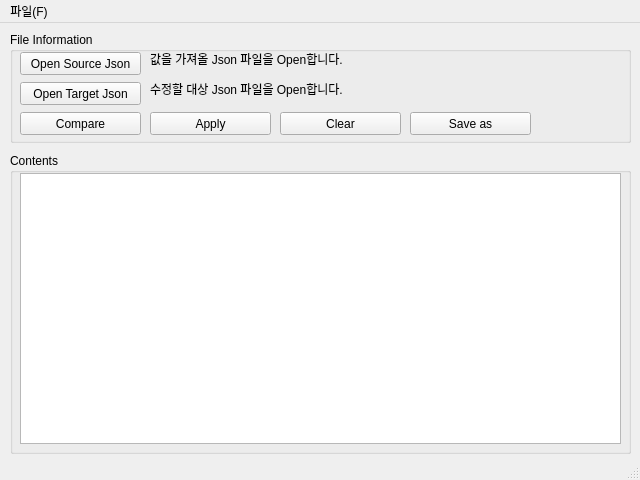
<?xml version="1.0" encoding="UTF-8"?>
<ui version="4.0">
 <class>SyncJson</class>
 <widget class="QMainWindow" name="SyncJson">
  <property name="geometry">
   <rect>
    <x>0</x>
    <y>0</y>
    <width>640</width>
    <height>480</height>
   </rect>
  </property>
  <property name="windowTitle">
   <string>MainWindow</string>
  </property>
  <widget class="QWidget" name="centralwidget">
   <widget class="QGroupBox" name="groupBox_files">
    <property name="geometry">
     <rect>
      <x>10</x>
      <y>9</y>
      <width>621</width>
      <height>111</height>
     </rect>
    </property>
    <property name="title">
     <string>File Information</string>
    </property>
    <widget class="QPushButton" name="pushButton_tar">
     <property name="geometry">
      <rect>
       <x>10</x>
       <y>50</y>
       <width>121</width>
       <height>23</height>
      </rect>
     </property>
     <property name="text">
      <string>Open Target Json</string>
     </property>
    </widget>
    <widget class="QLabel" name="label_tar">
     <property name="geometry">
      <rect>
       <x>140</x>
       <y>50</y>
       <width>471</width>
       <height>16</height>
      </rect>
     </property>
     <property name="text">
      <string>수정할 대상 Json 파일을 Open합니다.</string>
     </property>
     <property name="alignment">
      <set>Qt::AlignBottom|Qt::AlignLeading|Qt::AlignLeft</set>
     </property>
    </widget>
    <widget class="QLabel" name="label_src">
     <property name="geometry">
      <rect>
       <x>140</x>
       <y>20</y>
       <width>471</width>
       <height>16</height>
      </rect>
     </property>
     <property name="text">
      <string>값을 가져올 Json 파일을 Open합니다.</string>
     </property>
     <property name="alignment">
      <set>Qt::AlignBottom|Qt::AlignLeading|Qt::AlignLeft</set>
     </property>
    </widget>
    <widget class="QPushButton" name="pushButton_src">
     <property name="geometry">
      <rect>
       <x>10</x>
       <y>20</y>
       <width>121</width>
       <height>23</height>
      </rect>
     </property>
     <property name="text">
      <string>Open Source Json</string>
     </property>
    </widget>
    <widget class="QPushButton" name="pushButton_cmp">
     <property name="geometry">
      <rect>
       <x>10</x>
       <y>80</y>
       <width>121</width>
       <height>23</height>
      </rect>
     </property>
     <property name="text">
      <string>Compare</string>
     </property>
    </widget>
    <widget class="QPushButton" name="pushButton_apply">
     <property name="geometry">
      <rect>
       <x>140</x>
       <y>80</y>
       <width>121</width>
       <height>23</height>
      </rect>
     </property>
     <property name="text">
      <string>Apply</string>
     </property>
    </widget>
    <widget class="QPushButton" name="pushButton_clear">
     <property name="geometry">
      <rect>
       <x>270</x>
       <y>80</y>
       <width>121</width>
       <height>23</height>
      </rect>
     </property>
     <property name="text">
      <string>Clear</string>
     </property>
    </widget>
    <widget class="QPushButton" name="pushButton_clear_2">
     <property name="geometry">
      <rect>
       <x>400</x>
       <y>80</y>
       <width>121</width>
       <height>23</height>
      </rect>
     </property>
     <property name="text">
      <string>Save as</string>
     </property>
    </widget>
   </widget>
   <widget class="QGroupBox" name="groupBox_content">
    <property name="geometry">
     <rect>
      <x>10</x>
      <y>130</y>
      <width>621</width>
      <height>301</height>
     </rect>
    </property>
    <property name="title">
     <string>Contents</string>
    </property>
    <widget class="QTableWidget" name="tableWidget_cmp">
     <property name="geometry">
      <rect>
       <x>10</x>
       <y>20</y>
       <width>601</width>
       <height>271</height>
      </rect>
     </property>
    </widget>
   </widget>
  </widget>
  <widget class="QMenuBar" name="menubar">
   <property name="geometry">
    <rect>
     <x>0</x>
     <y>0</y>
     <width>640</width>
     <height>21</height>
    </rect>
   </property>
   <widget class="QMenu" name="menu_F">
    <property name="title">
     <string>파일(F)</string>
    </property>
    <addaction name="actionExit"/>
   </widget>
   <addaction name="menu_F"/>
  </widget>
  <widget class="QStatusBar" name="statusbar"/>
  <action name="actionExit">
   <property name="text">
    <string>Exit(Q)</string>
   </property>
   <property name="shortcut">
    <string>Q</string>
   </property>
  </action>
 </widget>
 <resources/>
 <connections/>
</ui>
